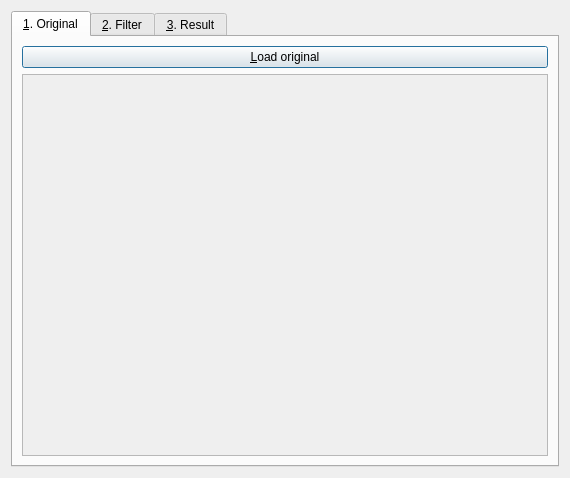
<?xml version="1.0" encoding="UTF-8"?>
<ui version="4.0">
 <class>QtFilterOperationerMainDialog</class>
 <widget class="QDialog" name="QtFilterOperationerMainDialog">
  <property name="geometry">
   <rect>
    <x>0</x>
    <y>0</y>
    <width>570</width>
    <height>478</height>
   </rect>
  </property>
  <property name="windowTitle">
   <string>FilterOperationer</string>
  </property>
  <layout class="QGridLayout" name="gridLayout">
   <item row="0" column="0">
    <widget class="QTabWidget" name="tabWidget">
     <property name="currentIndex">
      <number>0</number>
     </property>
     <widget class="QWidget" name="tab_original">
      <attribute name="title">
       <string>&amp;1. Original</string>
      </attribute>
      <layout class="QVBoxLayout" name="verticalLayout_2">
       <item>
        <widget class="QPushButton" name="button_load">
         <property name="text">
          <string>&amp;Load original</string>
         </property>
        </widget>
       </item>
       <item>
        <widget class="QScrollArea" name="area_source">
         <property name="widgetResizable">
          <bool>true</bool>
         </property>
         <widget class="QWidget" name="content_source">
          <property name="geometry">
           <rect>
            <x>0</x>
            <y>0</y>
            <width>526</width>
            <height>372</height>
           </rect>
          </property>
         </widget>
        </widget>
       </item>
      </layout>
     </widget>
     <widget class="QWidget" name="tab_filter">
      <attribute name="title">
       <string>&amp;2. Filter</string>
      </attribute>
      <layout class="QGridLayout" name="gridLayout_2">
       <item row="0" column="1">
        <widget class="QWidget" name="widget_filter_rows" native="true">
         <layout class="QHBoxLayout" name="horizontalLayout_2">
          <item>
           <widget class="QLabel" name="label_filter_cols">
            <property name="text">
             <string>Columns</string>
            </property>
           </widget>
          </item>
          <item>
           <widget class="QSpinBox" name="box_filter_cols">
            <property name="minimum">
             <number>1</number>
            </property>
            <property name="maximum">
             <number>1024</number>
            </property>
            <property name="value">
             <number>3</number>
            </property>
           </widget>
          </item>
          <item>
           <spacer name="spacer_filter_rows">
            <property name="orientation">
             <enum>Qt::Horizontal</enum>
            </property>
            <property name="sizeHint" stdset="0">
             <size>
              <width>40</width>
              <height>20</height>
             </size>
            </property>
           </spacer>
          </item>
         </layout>
        </widget>
       </item>
       <item row="1" column="0">
        <widget class="QWidget" name="widget_filter_cols" native="true">
         <layout class="QVBoxLayout" name="verticalLayout_3">
          <item>
           <widget class="QLabel" name="label_filter_rows">
            <property name="text">
             <string>Rows</string>
            </property>
           </widget>
          </item>
          <item>
           <widget class="QSpinBox" name="box_filter_rows">
            <property name="minimum">
             <number>1</number>
            </property>
            <property name="maximum">
             <number>1024</number>
            </property>
            <property name="value">
             <number>3</number>
            </property>
           </widget>
          </item>
          <item>
           <spacer name="spacer_filter_cols">
            <property name="orientation">
             <enum>Qt::Vertical</enum>
            </property>
            <property name="sizeHint" stdset="0">
             <size>
              <width>20</width>
              <height>40</height>
             </size>
            </property>
           </spacer>
          </item>
         </layout>
        </widget>
       </item>
       <item row="1" column="1">
        <widget class="QTableView" name="filter"/>
       </item>
      </layout>
     </widget>
     <widget class="QWidget" name="tab_result">
      <attribute name="title">
       <string>&amp;3. Result</string>
      </attribute>
      <layout class="QVBoxLayout" name="verticalLayout">
       <item>
        <widget class="QWidget" name="widget" native="true">
         <layout class="QHBoxLayout" name="horizontalLayout">
          <item>
           <widget class="QPushButton" name="button_do">
            <property name="text">
             <string>&amp;Generate result</string>
            </property>
           </widget>
          </item>
          <item>
           <widget class="QPushButton" name="button_save">
            <property name="text">
             <string>Save</string>
            </property>
           </widget>
          </item>
         </layout>
        </widget>
       </item>
       <item>
        <widget class="QScrollArea" name="area_result">
         <property name="widgetResizable">
          <bool>true</bool>
         </property>
         <widget class="QWidget" name="content_result">
          <property name="geometry">
           <rect>
            <x>0</x>
            <y>0</y>
            <width>526</width>
            <height>354</height>
           </rect>
          </property>
         </widget>
        </widget>
       </item>
      </layout>
     </widget>
    </widget>
   </item>
  </layout>
 </widget>
 <resources/>
 <connections/>
</ui>
